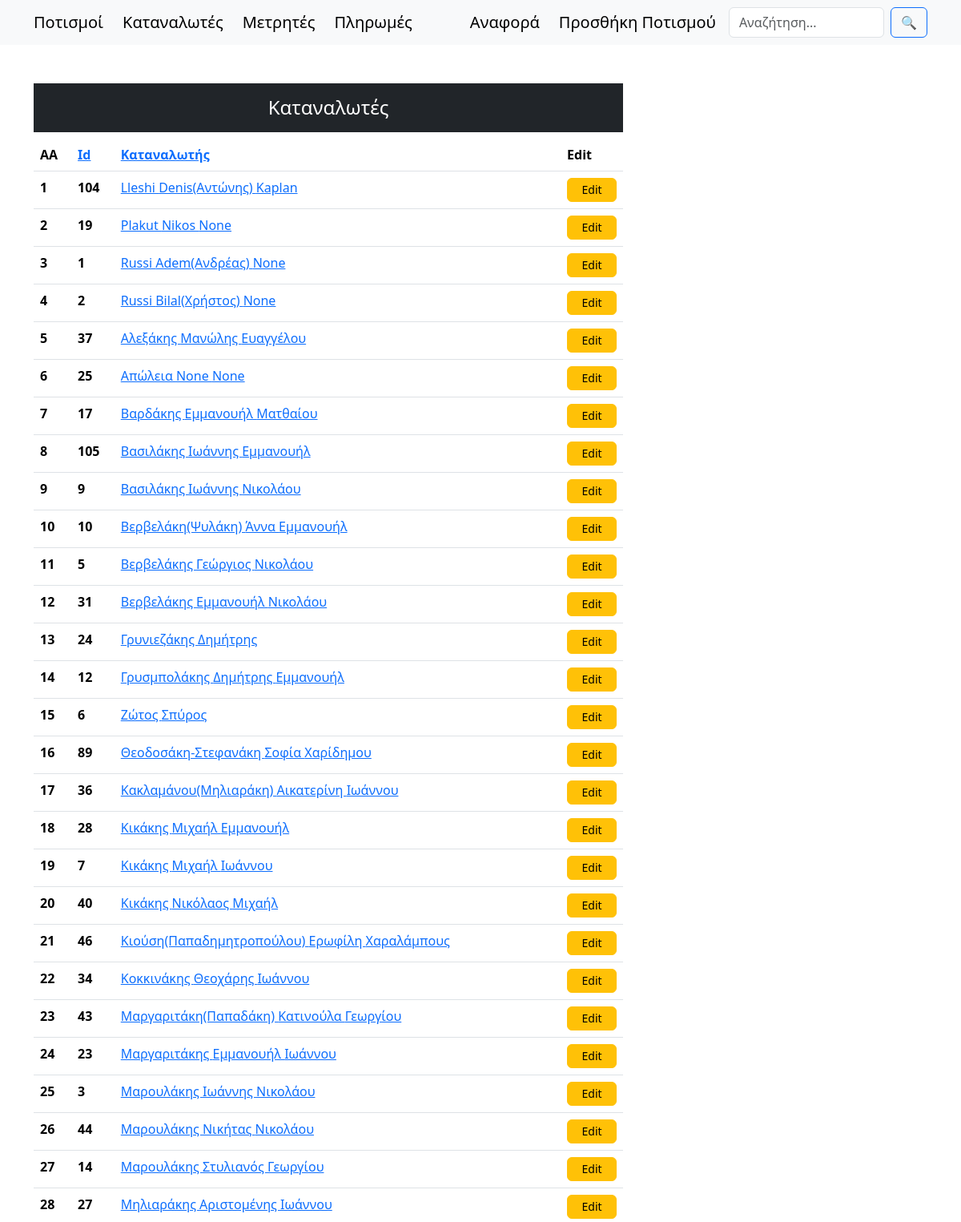
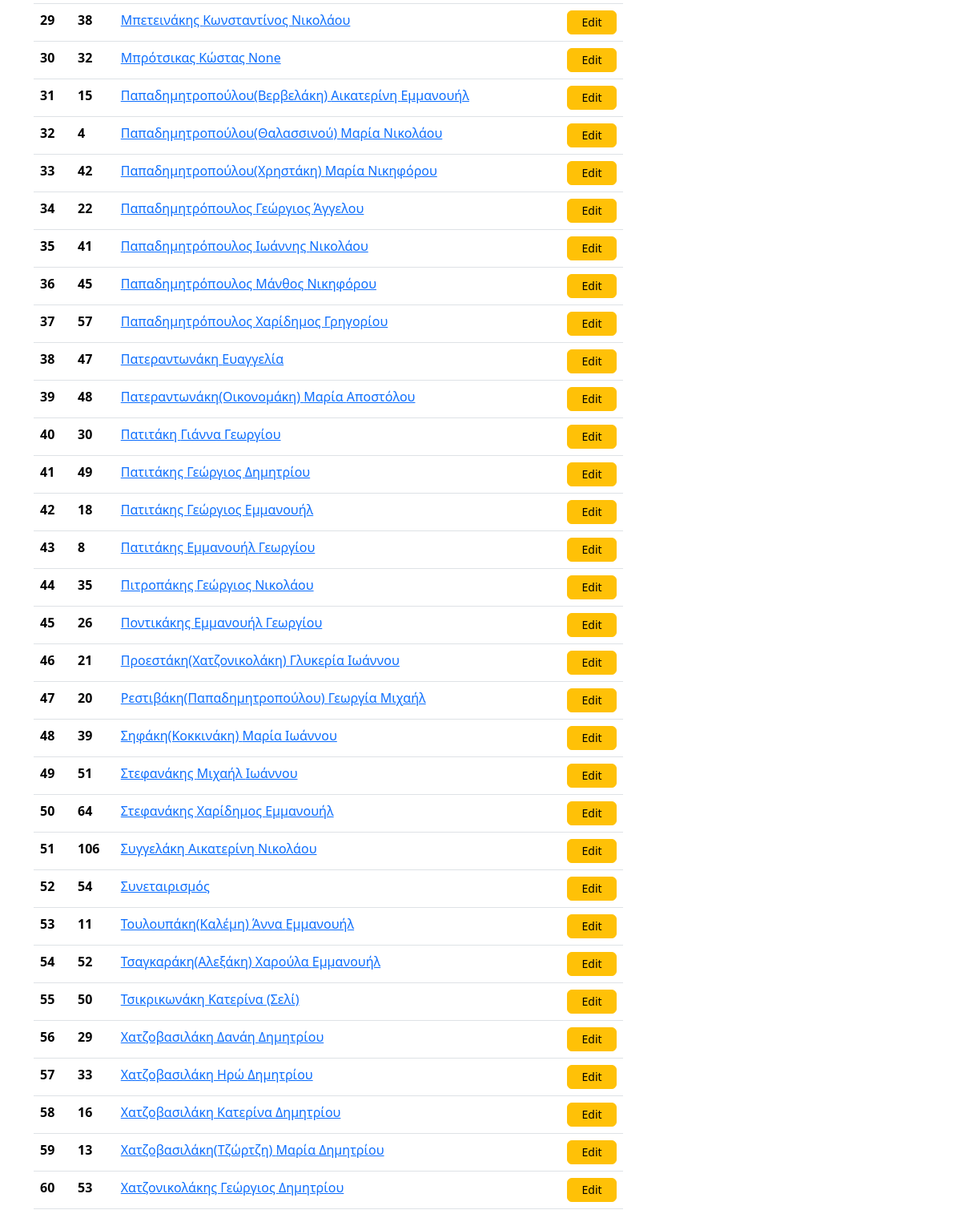
/customers/, run on an earlier commit of the app's database (2 pictures, top to bottom).
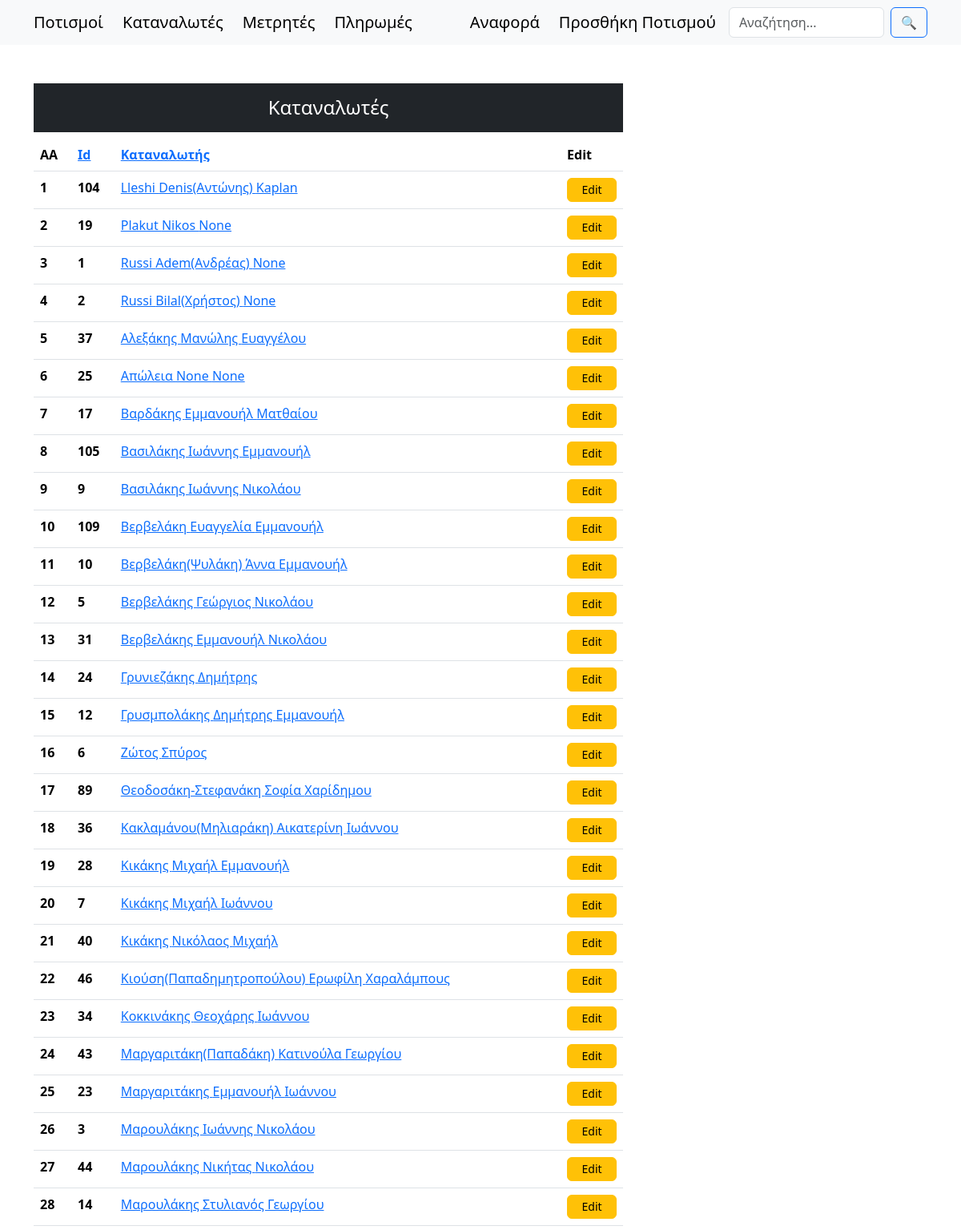
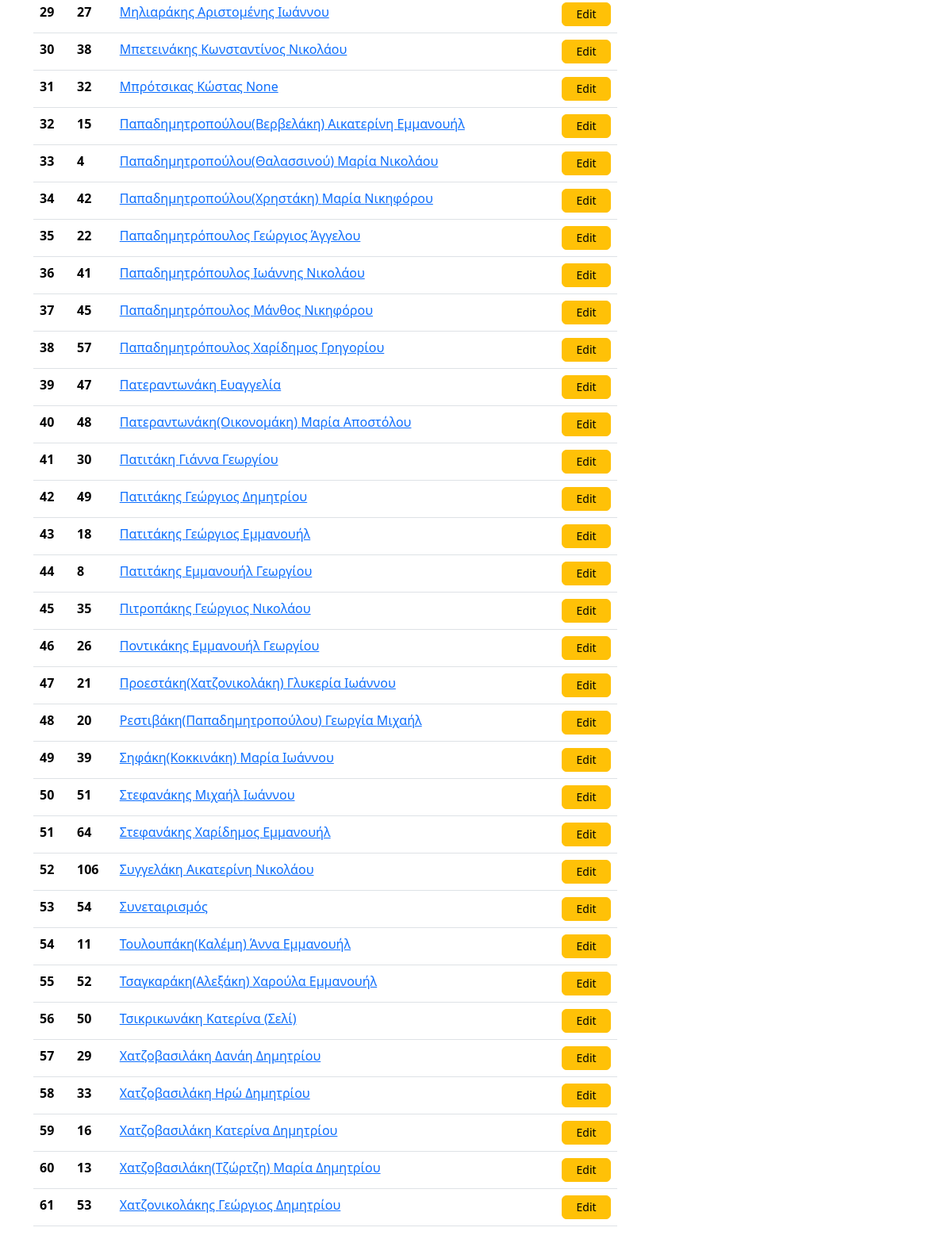
And on a later commit of the database (2 pictures, top to bottom).
### synet/models.py (models this page shows, shortened)
class Persons(models.Model):
    surname = models.CharField(max_length=100)
    name = models.CharField(max_length=100, null=True, blank=True)
    fathersName = models.CharField(max_length=100, null=True, blank=True)
    afm = models.CharField(max_length=9, null=True, blank=True, unique=True)
    phone = models.CharField(max_length=10, null=True, blank=True)
    member = models.BooleanField(default=True)  # Είναι μέλος του συνεταιρισμού
    payAsMember = models.BooleanField(default=True)  # Πληρώνει σαν μέλος του συνεταιρισμού
    isActive = models.BooleanField(default=False)  # Είναι ενεργός στον πολιτισμό
    aa = models.IntegerField(null=True, blank=True, unique=True)  # Αύξων αριθμός απόφασης ΔΣ 7/10/2000
    placeOfResidence = models.CharField(max_length=20, null=True, blank=True) # Τόπος διαμονής
    notes = models.CharField(max_length=100, null=True, blank=True)
    class Meta:
        unique_together = ('surname', 'name', 'fathersName')
        ordering = ['surname', 'name', 'fathersName']
    @classmethod
    def customers(cls):
        return cls.objects.filter(isActive=True)

### synet/views.py (the view)
# urls.py: path('customers/', views.customers, name="customers"),
def customers(request):
    sort_by = request.GET.get('sort', 'surname')
    order = request.GET.get('order', 'asc')
    if order == 'desc':
        sort_by = f'-{sort_by}'  # Προσθέτει "-" για φθίνουσα ταξινόμηση
    data = Persons.customers().order_by(sort_by)
    context = {'data': data, 'order': 'asc' if order == 'desc' else 'desc'}
    return render(request, 'customers.html', context)

### templates/customers.html (shortened to what this page needs)
{% extends "main.html" %}
{% block content %}
<div class="container mt-5">
    <div class="row">
        <div class="col-md-8">
            <h4 class="text-center text-white bg-dark p-3">Καταναλωτές</h4>
            <table class="table">
                <thead>
                  <tr>
                    <th scope="col">ΑΑ</th>
                    <th scope="col"><a href="?sort=id&order={{ order }}">Id</a></th>
                    <th scope="col"><a href="?sort=surname&order={{ order }}">Καταναλωτής</a></th>
                    <th scope="col">Edit</th>
                  </tr>
                </thead>
                <tbody>
                    {% for d in data %}
                  <tr>
                    <th scope="row">{{ forloop.counter }}</th>
                    <th scope="row">{{d.id}}</th>
                    <td><a href="/customerIrrigations/{{d.id}}">{{d.surname}} {{d.name}} {{d.fathersName}}</a></td>
                    <td><a type="button" href="/customers/update/{{d.id}}" class="btn btn-warning">Edit</a></td>
                  </tr>
                  {% endfor %}
                </tbody>
              </table>
        </div>
    </div>
</div>
{% endblock content %}

What changed in the data, as far as the page shows it:
added Persons: id "109", surname "Βερβελάκη", name "Ευαγγελία", fathersName "Εμμανουήλ"
